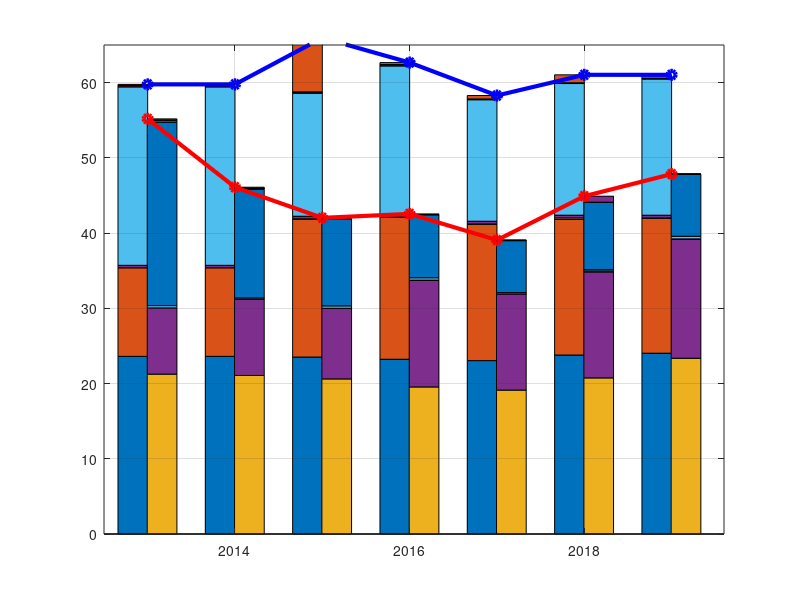

Source code (MATLAB): (Note: this script raises an error after producing the figure.)
clear all;close all
load EjecucionIEO
h=axes;

hb1=bar(anho(1:7)-0.17,CreditoTotal(1:7,1:9)/1000,'stacked','barwidth',.34);
hold on
hb2=bar(anho(1:7)+0.165,PagosRealizados(1:7,1:9)/1000,'stacked','barwidth',.34);

hp1=plot(anho(1:7),sum(PagosRealizados(1:7,1:9)/1000,2),'linewidth',3,'color','r','Marker','o');
hp2=plot(anho(1:7),sum(CreditoTotal(1:7,1:9)/1000,2),'linewidth',3,'color','b','Marker','o');
grid on
axis([2012.5 2019.6 0 65])
h.XTick=[2013:1:2019];


Le{1}='Cap.1 Gastos de personal';
Le{2}='Cap.2 Gastos corrientes en bienes y servicios';
Le{3}='Cap.3 Gastos financieros';
Le{4}='Cap.4 Transferencias corrientes';
Le{5}='Cap.5';
Le{6}='Cap.6 Inversiones reales';
Le{7}='Cap.7 Transferencias de capital';
Le{8}='Cap.8 Activos financieros';
Le{9}='Cap.9 Pasivos financieros';
Le{10}='Pagos realizados';
Le{11}='Creditos totales';

Colores=[0    0.0       0.9000,
    0.8500    0.3250    0.0980,
    0.9290    0.6940    0.1250,
    0.4940    0.1840    0.5560,
    0.4660    0.6740    0.1880,
    0.3010    0.7450    0.9330,
    0.6350    0.0780    0.1840,
    0.0000    0.4470    0.7410,
    0.0000    0.4470    1.000];

Colores=parula(9);
for ib=1:9
    hb1(ib).FaceColor=Colores(ib,:);
    hb2(ib).FaceColor=Colores(ib,:);
end

hL=legend([hb1,hp1,hp2],Le,'NumColumns',4);
hL.Location="southoutside";
title('Creditos totales y pagos realizados [M€]')


for anho=[2013:1:2019]
    ht1=text(anho-0.17,2,'Creditos totales')
    ht1.Rotation=90;
    ht1.Color='w';
    ht1.FontSize=16;
    
    ht2=text(anho+0.165,2,'Pagos realizados')
    ht2.Rotation=90;
    ht2.Color='w';
    ht2.FontSize=16;
end



for icap=1:9
    fprintf('%d, %7.3f, %7.3f, %7.3f \n',icap , CreditoTotal(5,icap)/1000,CreditoTotal(6,icap)/1000,CreditoTotal(7,icap)/1000);
end

for icap=1:9
    fprintf('%d, %7.3f, %7.3f, %7.3f \n',icap , PagosRealizados(5,icap)/1000,PagosRealizados(6,icap)/1000,PagosRealizados(7,icap)/1000);
end

CreaFigura(gcf,strcat(mfilename),[7 4])
